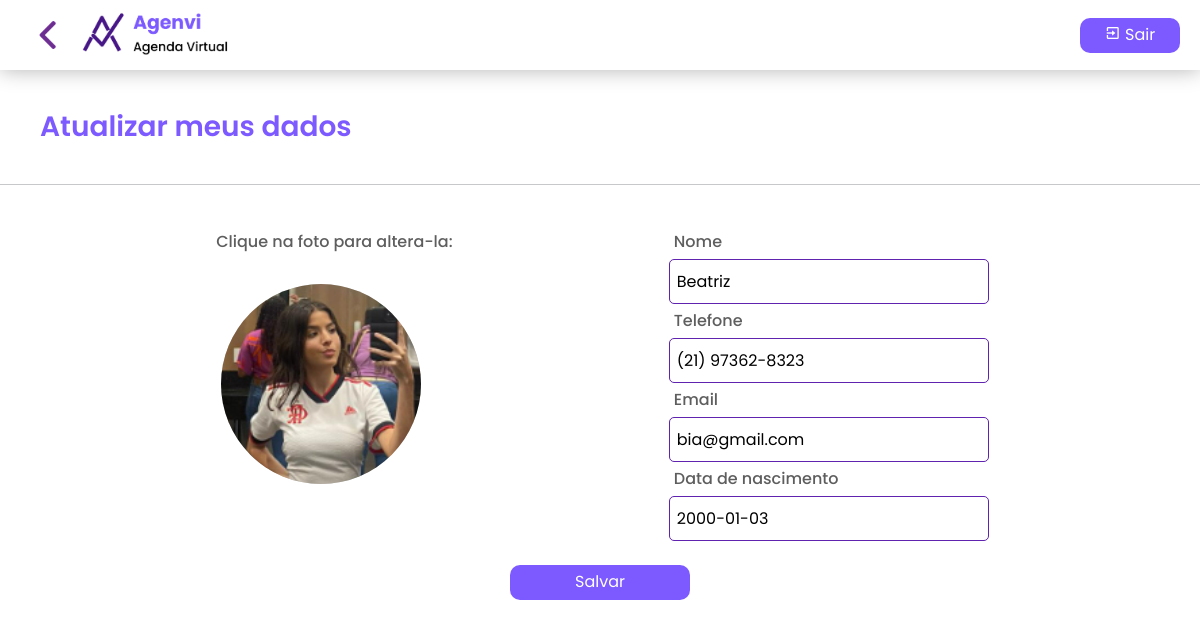
Screenshot of /php/editar_perfil_cliente.php (signed in) with the database file from the repository.
### tables this page shows
CREATE TABLE `cliente` (
  `idcliente` int(11) NOT NULL,
  `nome_cliente` varchar(40) DEFAULT NULL,
  `genero` enum('F','M','NI') DEFAULT NULL,
  `data_nasc` date DEFAULT NULL,
  `cep` varchar(9) NOT NULL,
  `telefone` varchar(15) NOT NULL,
  `email` varchar(50) NOT NULL,
  `senha` text NOT NULL,
  `foto_perfil` varchar(50) NOT NULL,
  `foto_back` varchar(50) NOT NULL
);

### php/editar_perfil_cliente.php (the view, shortened to what this page needs)
<?php
include("includes/informacao_cliente.php");
$idcliente = $_SESSION['idcliente'];
$sql = "SELECT * FROM cliente WHERE idcliente = $idcliente";
$rs = mysqli_query($mysqli, $sql);
$info = mysqli_fetch_array($rs);
?>
<!DOCTYPE html>
<html lang="en">
<head>
    <link href='https://unpkg.com/boxicons@2.0.7/css/boxicons.min.css' rel='stylesheet'>
    <link href="https://cdn.jsdelivr.net/npm/bootstrap@5.0.2/dist/css/bootstrap.min.css" rel="stylesheet">
    <link rel="stylesheet" href="../css/perfil-cliente.css">
</head>
<body>
<header>
<a href="../php/perfil-cliente.php"><img class="seta" src="../img/seta-esquerda.png" alt=""><img class="logo" src="../img/logo-completona.png" alt=""></a>
<a class="sair" href="logout.php"><i class='bx bx-exit' style='color:#ffffff'  ></i> Sair</a>
</header>
    <form action="atualizar_perfil_cliente.php" method="POST" enctype="multipart/form-data" >
            <div class="div1">
            <h3>Atualizar meus dados</h3>
            <hr><br>
              <div class="ladin">
                    <div>
                        <p class="infos">Clique na foto para altera-la:</p>
                        <label for="foto_perfil" class="custom-file-upload">
                        <img id="preview_foto_empresa_img" class='batata' src="arquivos/<?php echo $info['foto_perfil']; ?>" alt="">
                        </label>
                    </div>
                    <div>
                        <p class="infos">Nome</p>
                        <input type="text" class="infos2" id="nome" name="nome" value="<?php echo $info['nome_cliente']; ?>">
                        <p class="infos">Telefone</p>
                        <input type="text" class="infos2" id="telefone" name="telefone" maxlength="15" value="<?php echo $info['telefone']; ?>" oninput="aplicarMascaraTelefone(this)">
                        <p class="infos">Email</p>
                        <input type="text" class="infos2" id="email" name="email" value="<?php echo $info['email']; ?>">
                        <p class="infos">Data de nascimento</p>
                        <input type="text" class="infos2" id="data_nasc" name="data_nasc" value="<?php echo $info['data_nasc']; ?>">
                    </div>
             </div>
            </div>
    <br>
        <input type="submit" value="Salvar" class="bt1">
    </form>
</body>
</html>

### css/perfil-cliente.css (style rules this page uses)
* { margin: 0; padding: 0; box-sizing: border-box; font-family: "Poppins", sans-serif; }
:root { --c01:#fff; --c02:#E9E3FF; --c03:#999999; --c04:#161616; --c05:#000; --c06:#B583F5; --c07:#7C5AFF; --c08:#6023B0; --c09:#471687; --c3:#5e5e5e; }
header { padding: 20px; height:70px; display: flex; justify-content: space-between; align-items:center; gap:10px; box-shadow: 0px 0px 20px 0px rgba(0, 0, 0, 0.3); }
.div1 { width: 860px; display: block; }
.seta { width:60px; }
.logo { width: 150px; }
.batata { object-fit: cover; background-color: rgb(209, 209, 209); width: 200px; height: 200px; border-radius: 100%; }
p { color: var(--c3); margin: 15px; }
h3 { color: var(--c07); margin: 40px; font-weight: 600; }
.bt1 { width: 180px; background-color: var(--c07); height: 35px; border: none; border-radius: 10px; color: var(--c01); margin: auto; display: block; }
.sair { text-align: center; width: 100px; background-color: var(--c07); height: 35px; border: none; color: var(--c01); border-radius: 10px; text-decoration: none; padding: 5px; }
.ladin { display: flex; justify-content: space-evenly; }
label { padding: 20px 10px; width: 200px; background-color: #ffffff; color: #FFF; text-transform: uppercase; text-align: center; display: block; margin-top: 10px; cursor: pointer; }
.infos { color: var(--c3); font-weight: 500; margin: 5px; }
.infos2 { width: 320px; height: 45px; border: 1px solid var(--c08); border-radius: 5px; padding: 7px; }

### php/editar_perfil_cliente.php (style rules this page uses)
.div1 { width: 100%; }

### rows the page displays
cliente: foto_perfil (picture), nome "Beatriz", telefone "(21) 97362-8323", email "bia@gmail.com", data_nasc "2000-01-03"
